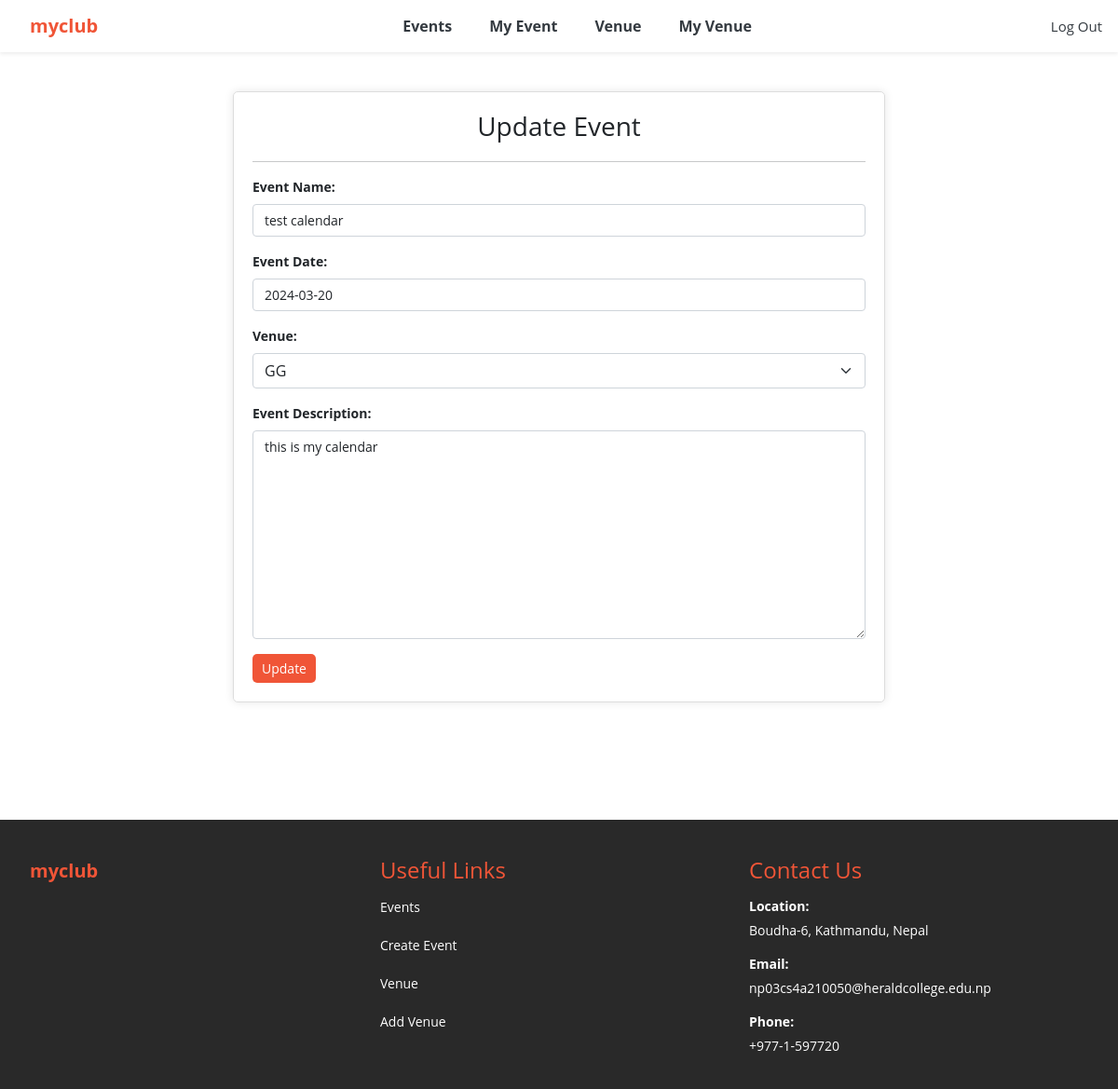
Before: /update_event/20 (signed in) with the older database file.
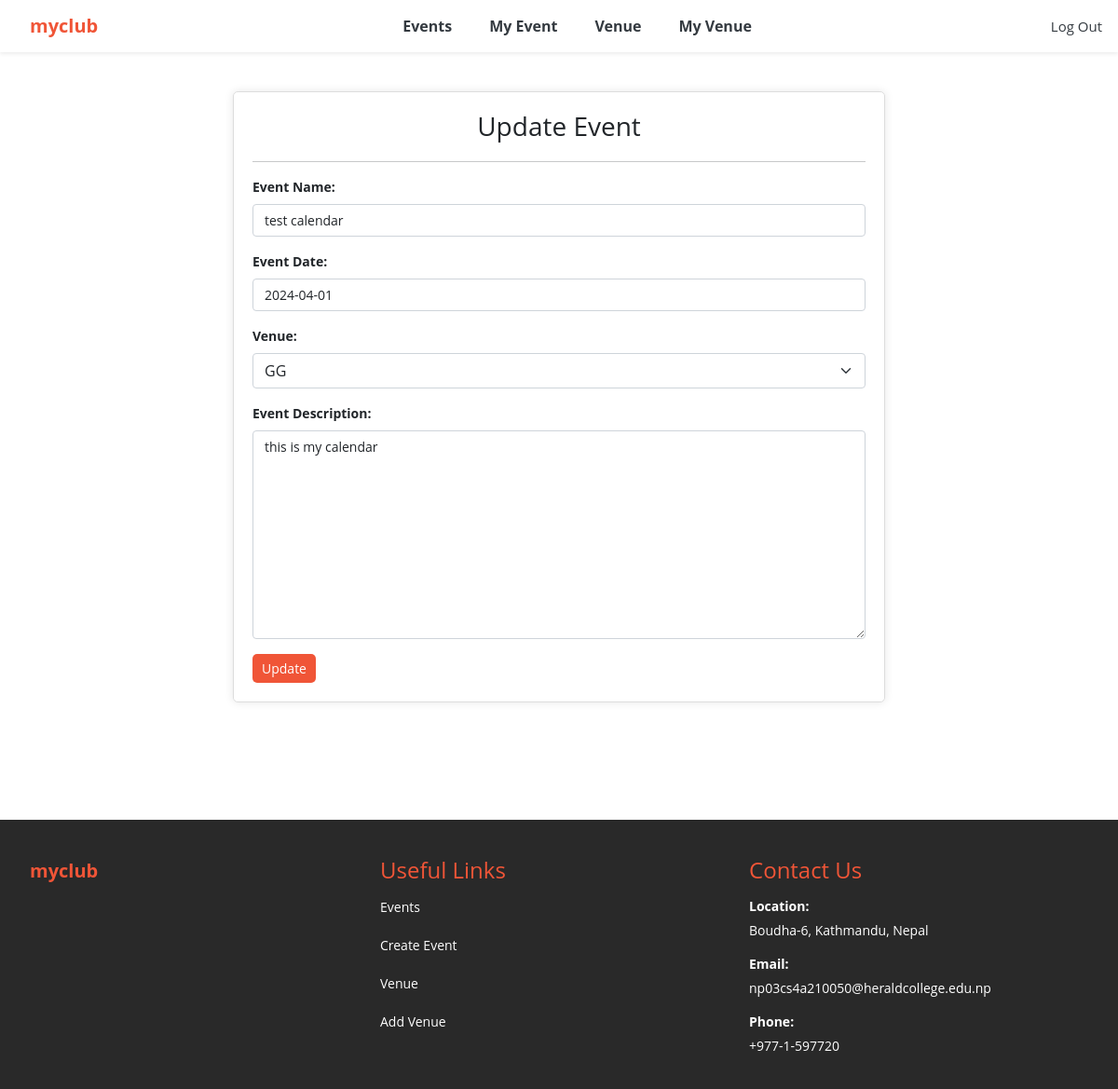
After: the same page with the newer database file.
### events/models.py (models this page shows, shortened)
class Event(models.Model):
	name = models.CharField('Event Name', max_length=120)
	event_date = models.DateField('Event Date', blank=False)
	venue = models.ForeignKey(Venue, blank=True, null=True, on_delete=models.CASCADE)
	manager = models.ForeignKey(User, blank=True, null=True, on_delete=models.SET_NULL)
	description = models.TextField(blank=True)
	attendees = models.ManyToManyField(MyClubUser, blank=True)
	class Meta:
		ordering = ['-event_date']

class Venue(models.Model):
	name = models.CharField('Venue Name', max_length=120)
	address = models.CharField(max_length=300)
	zip_code = models.CharField('Zip Code', max_length=15)
	phone = models.CharField('Contact Phone', max_length=25, blank=True)
	web = models.URLField('Website Address', blank=True)
	email_address = models.EmailField('Email Address', blank=True)
	owner = models.IntegerField("Venue Owner", blank=False, default=1)
	venue_description = models.TextField(blank=True)
	venue_image = models.ImageField(null=True, blank=True, upload_to="images/")
	def __str__(self):
		return self.name
	class Meta:
		ordering = ['name']

### events/views.py (the view)
# urls.py: path('update_event/<event_id>', views.update_event, name='update-event'),
def update_event(request, event_id):
	event = Event.objects.get(pk=event_id)
	if request.user.is_superuser:
		form = EventForm(request.POST or None, instance=event)
	else:
		form = EventForm(request.POST or None, instance=event)
	if form.is_valid():
		form.save()
		messages.success(request, ("Your event has been updated"))
		return redirect('my_events')
	return render(request, 'events/update_event.html',
		{'event': event, 'form':form})

### events/forms.py
class EventForm(ModelForm):
	class Meta:
		model = Event
		fields = ('name', 'event_date', 'venue', 'description')
		labels = {
			'name': 'Event Name',
			'event_date': 'Event Date',
			'venue': 'Venue',
			'description': 'Event Description',
		}
		widgets = {
			'name': forms.TextInput(attrs={'class':'form-control'}),
			'event_date': forms.TextInput(attrs={'class':'form-control', 'placeholder':'YYYY-MM-DD'}),
			'venue': forms.Select(attrs={'class':'form-select'}),
			'description': forms.Textarea(attrs={'class':'form-control'}),
		}

### events/templates/events/update_event.html (shortened to what this page needs)
{% extends 'events/base.html' %}
{% block content %}
	{% if user.is_authenticated %}
		{% if user == event.manager %}
		<br>
		<div class="form-container">
			<div class="heading-container">
	            <h3>Update Event</h3>
	        </div>
			<hr>
			<form action="" class="custom-form" method=POST>
				{{ form.as_p }}
				<input type="submit" value="Update" class="btn btn-custom">
			</form>
		</div>
		<br>
		{% endif %}
	{% else %}
		<h4>Sorry! You must be logged in to view this page</h4>
		<a href="{% url 'login' %}">Login Here</a>
		<br><br><br><br>
		<br><br><br>
	{% endif %}
{% endblock %}

Changed rows visible on the page:
changed Event "GG": event_date "2024-03-20" → "2024-04-01"
